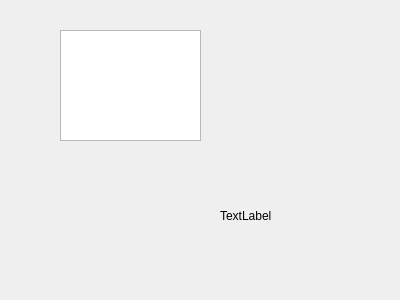
<?xml version="1.0" encoding="UTF-8"?>
<ui version="4.0">
 <class>Form</class>
 <widget class="QWidget" name="Form">
  <property name="geometry">
   <rect>
    <x>0</x>
    <y>0</y>
    <width>400</width>
    <height>300</height>
   </rect>
  </property>
  <property name="windowTitle">
   <string>Form</string>
  </property>
  <widget class="QLabel" name="label_img">
   <property name="geometry">
    <rect>
     <x>220</x>
     <y>170</y>
     <width>141</width>
     <height>91</height>
    </rect>
   </property>
   <property name="text">
    <string>TextLabel</string>
   </property>
  </widget>
  <widget class="QTextEdit" name="textEdit_show">
   <property name="geometry">
    <rect>
     <x>60</x>
     <y>30</y>
     <width>141</width>
     <height>111</height>
    </rect>
   </property>
  </widget>
 </widget>
 <resources/>
 <connections/>
</ui>
